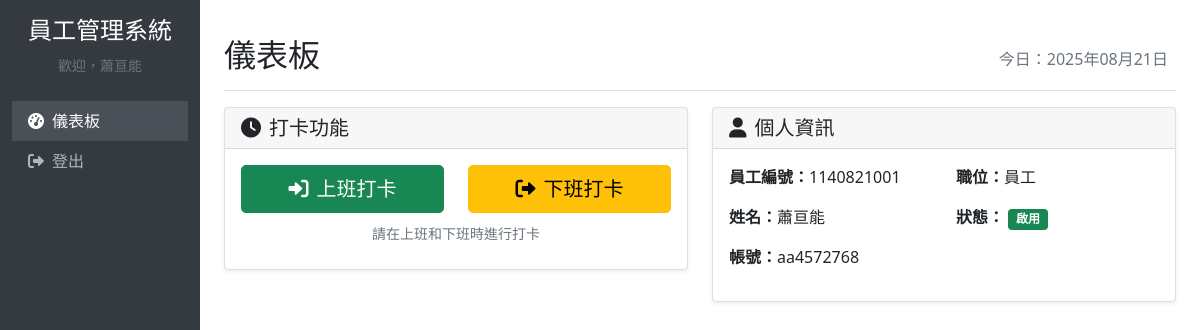
The app's page /dashboard (signed in) with its own data.
### app.py (models this page shows)
class Employee(UserMixin, db.Model):
    id = db.Column(db.Integer, primary_key=True)
    employee_id = db.Column(db.String(20), unique=True, nullable=False)
    username = db.Column(db.String(80), unique=True, nullable=False)
    password_hash = db.Column(db.String(120), nullable=False)
    name = db.Column(db.String(100), nullable=False)
    gender = db.Column(db.String(10))
    birth_date = db.Column(db.Date)
    marital_status = db.Column(db.String(20))
    id_number = db.Column(db.String(20))
    address = db.Column(db.Text)
    household_address = db.Column(db.Text)
    email = db.Column(db.String(120))
    contact_phone = db.Column(db.String(20))
    mobile_phone = db.Column(db.String(20))
    physical_condition = db.Column(db.Text)
    height = db.Column(db.Integer)
    weight = db.Column(db.Integer)
    special_status = db.Column(db.Text)
    disability_status = db.Column(db.Text)
    emergency_contact_name = db.Column(db.String(100))
    emergency_contact_relation = db.Column(db.String(50))
    emergency_contact_phone = db.Column(db.String(20))
    education = db.Column(db.Text)
    work_experience = db.Column(db.Text)
    family_status = db.Column(db.Text)
    specialty = db.Column(db.Text)
    hobbies = db.Column(db.Text)
    insurance = db.Column(db.Text)
    vision = db.Column(db.String(20))
    languages = db.Column(db.Text)
    driver_license = db.Column(db.Text)
    military_service = db.Column(db.String(20))
    military_branch = db.Column(db.String(50))
    certifications = db.Column(db.Text)
    financial_reports = db.Column(db.String(10))
    computer_skills = db.Column(db.Text)
    insurance_items = db.Column(db.Text)
    criminal_record = db.Column(db.Text)
    is_active = db.Column(db.Boolean, default=True)
    is_admin = db.Column(db.Boolean, default=False)
    created_at = db.Column(db.DateTime, default=datetime.utcnow)

### app.py (the view)
@app.route('/dashboard')
@login_required
def dashboard():
    return render_template('dashboard.html')

### app.py (called while the page is built)
@login_manager.user_loader
def load_user(user_id):
    return Employee.query.get(int(user_id))

### templates/dashboard.html (shortened to what this page needs)
{% extends "base.html" %}
{% block content %}
<div class="d-flex justify-content-between flex-wrap flex-md-nowrap align-items-center pt-3 pb-2 mb-3 border-bottom">
    <h1 class="h2">儀表板</h1>
    <div class="btn-toolbar mb-2 mb-md-0">
        <div class="btn-group me-2">
            <span class="text-muted" id="currentDate">今日：</span>
        </div>
    </div>
</div>
<div class="row">
    <div class="col-md-6">
        <div class="card mb-4">
            <div class="card-header">
                <h5 class="card-title mb-0">
                    <i class="fas fa-clock me-2"></i>打卡功能
                </h5>
            </div>
            <div class="card-body text-center">
                <div class="row">
                    <div class="col-6">
                        <button onclick="clockIn()" class="btn btn-success btn-lg w-100 mb-2">
                            <i class="fas fa-sign-in-alt me-2"></i>上班打卡
                        </button>
                    </div>
                    <div class="col-6">
                        <button onclick="clockOut()" class="btn btn-warning btn-lg w-100 mb-2">
                            <i class="fas fa-sign-out-alt me-2"></i>下班打卡
                        </button>
                    </div>
                </div>
                <small class="text-muted">請在上班和下班時進行打卡</small>
            </div>
        </div>
    </div>
    <div class="col-md-6">
        <div class="card mb-4">
            <div class="card-header">
                <h5 class="card-title mb-0">
                    <i class="fas fa-user me-2"></i>個人資訊
                </h5>
            </div>
            <div class="card-body">
                <div class="row">
                    <div class="col-6">
                        <p><strong>員工編號：</strong>{{ current_user.employee_id }}</p>
                        <p><strong>姓名：</strong>{{ current_user.name }}</p>
                        <p><strong>帳號：</strong>{{ current_user.username }}</p>
                    </div>
                    <div class="col-6">
                        <p><strong>職位：</strong>{% if current_user.is_admin %}管理員{% else %}員工{% endif %}</p>
                        <p><strong>狀態：</strong>
                            {% if current_user.is_active %}
                                <span class="badge bg-success">啟用</span>
                            {% else %}
                                <span class="badge bg-danger">停用</span>
                            {% endif %}
                        </p>
                    </div>
                </div>
            </div>
        </div>
    </div>
</div>
{% endblock %}

### templates/base.html (shortened to what this page needs)
<!DOCTYPE html>
<html lang="zh-TW">
<head>
    <link href="https://cdn.jsdelivr.net/npm/bootstrap@5.1.3/dist/css/bootstrap.min.css" rel="stylesheet">
    <link href="https://cdnjs.cloudflare.com/ajax/libs/font-awesome/6.0.0/css/all.min.css" rel="stylesheet">
</head>
<body>
    {% if current_user.is_authenticated %}
    <div class="container-fluid">
        <div class="row">
            <nav class="col-md-3 col-lg-2 d-md-block sidebar collapse">
                <div class="position-sticky pt-3">
                    <div class="text-center mb-4">
                        <h4 class="text-white">員工管理系統</h4>
                        <small class="text-muted">歡迎，{{ current_user.name }}</small>
                    </div>
                    <ul class="nav flex-column">
                        <li class="nav-item">
                            <a class="nav-link {% if request.endpoint == 'dashboard' %}active{% endif %}" href="{{ url_for('dashboard') }}">
                                <i class="fas fa-tachometer-alt me-2"></i>儀表板
                            </a>
                        </li>
                        <li class="nav-item">
                            <a class="nav-link" href="{{ url_for('logout') }}">
                                <i class="fas fa-sign-out-alt me-2"></i>登出
                            </a>
                        </li>
                    </ul>
                </div>
            </nav>
            <main class="col-md-9 ms-sm-auto col-lg-10 px-md-4 main-content">
                {% block content %}{% endblock %}
            </main>
        </div>
    </div>
    {% else %}
        {% block login_content %}{% endblock %}
    {% endif %}
</body>
</html>

### templates/base.html (style rules this page uses)
.sidebar { min-height: 100vh; background-color: #343a40; }
.sidebar .nav-link { color: #adb5bd; }
.sidebar .nav-link.active { color: #fff; background-color: #495057; }
.main-content { padding: 20px; }
.card { box-shadow: 0 0.125rem 0.25rem rgba(0, 0, 0, 0.075); }

### records on screen
Employee: name "蕭亘能", employee_id "1140821001", username "aa4572768"
